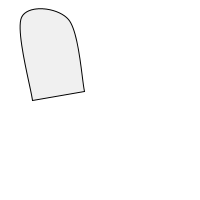
Frame 1 (no input)
Frame 60 (the mouse pressed at the canvas centre just before this capture): identical to frame 1, image omitted
Frame 120 (the mouse held since frame 60 and released just before this capture): identical to frame 1, image omitted

The Processing sketch that drew this single still picture (run headless with seeded random() and noise(); from frame 60 on, the mouse is pressed at the canvas centre):

// Processing sketch: curves
// ── curves.pde
void setup() {
  size(200, 200);

}

void draw() {
    background(255);

    fill(240);
beginShape();
curveVertex(84,  91);
curveVertex(84,  91);
curveVertex(68,  19);
curveVertex(21,  17);
curveVertex(32, 100);
curveVertex(32, 100);
endShape(CLOSE);
}
